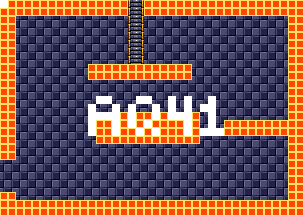

A 2D game scene composited from a Tiled map and its tileset images. What follows is a short description and the map's XML, with each tile layer's data collapsed to a summary:
An orthogonal 38x27 tile map with 8x8 px tiles, 4 tile layers (background, foreground, room numbers, Objects), 15 tilesets.

<map version="1.5" tiledversion="1.7.1" orientation="orthogonal" renderorder="right-down" width="38" height="27" tilewidth="8" tileheight="8" infinite="0" nextlayerid="11" nextobjectid="1">
 <tileset firstgid="1" source="tilesheets/tsKarniMata.tsx" />
 <tileset firstgid="1025" source="tilesheets/tsVoodooWasp.tsx" />
 <tileset firstgid="2049" source="tilesheets/tsBurial.tsx" />
 <tileset firstgid="3073" source="tilesheets/tsBlueTemple.tsx" />
 <tileset firstgid="4097" source="tilesheets/tsGoddess.tsx" />
 <tileset firstgid="5121" source="tilesheets/tsKonark.tsx" />
 <tileset firstgid="6145" name="sEnemies" tilewidth="8" tileheight="8" tilecount="1024" columns="32">
  <image source="../grapx/tilesheets/sObjects.bmp" trans="ff94ff" width="256" height="256" />
 </tileset>
 <tileset firstgid="7169" source="tilesheets/tsIceTemple.tsx" />
 <tileset firstgid="8193" source="tilesheets/tsLavaArea.tsx" />
 <tileset firstgid="9217" source="tilesheets/tsBossArea.tsx" />
 <tileset firstgid="10241" source="tilesheets/tsPegu.tsx" />
 <tileset firstgid="11265" source="tilesheets/sTiwanakuTemple.tsx" />
 <tileset firstgid="12289" source="tilesheets/sIndraTemple.tsx" />
 <tileset firstgid="13313" source="tilesheets/sTeleport.tsx" />
 <tileset firstgid="14337" source="tilesheets/sObjects.tsx" />
 <layer id="2" name="background" width="38" height="27">
  <data>[1026 cells, 1026 non-empty, 2 distinct tile ids]</data>
 </layer>
 <layer id="1" name="foreground" width="38" height="27">
  <data>[1026 cells, 342 non-empty, 3 distinct tile ids]</data>
 </layer>
 <layer id="7" name="room numbers" width="38" height="27">
  <data>[1026 cells, 40 non-empty, 1 distinct tile ids]</data>
 </layer>
 <layer id="10" name="Objects" width="38" height="27">
  <data>[1026 cells, 0 non-empty, 0 distinct tile ids]</data>
 </layer>
</map>
